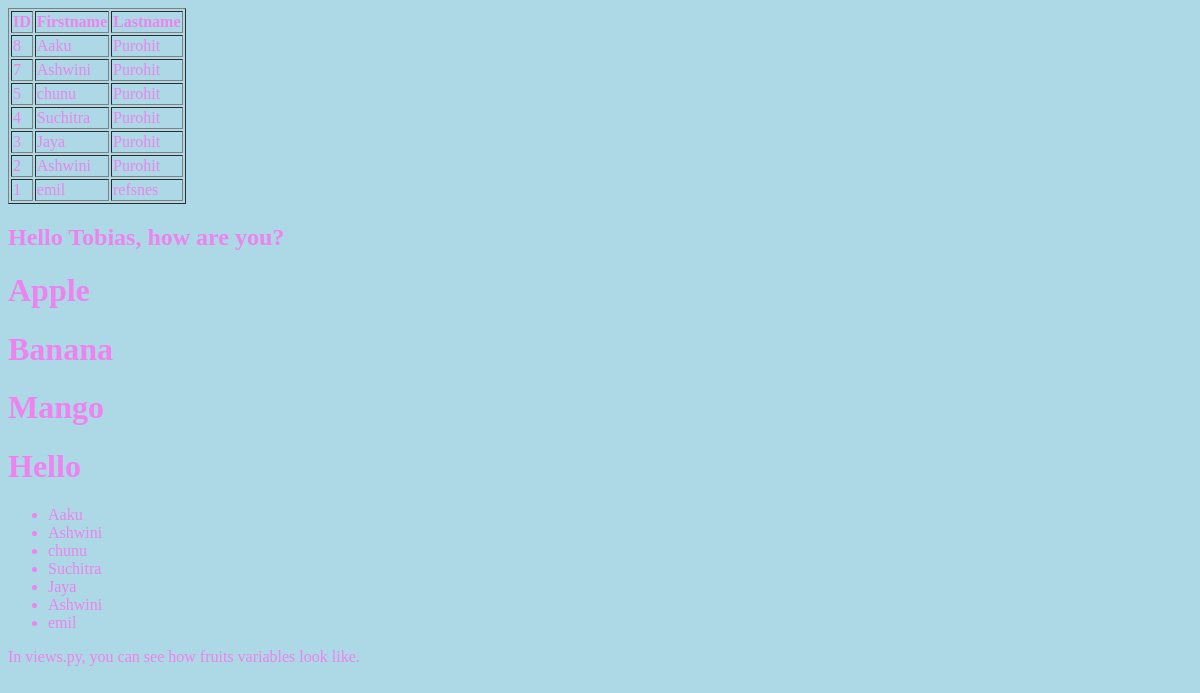
Before: /testing/ with the older database file.
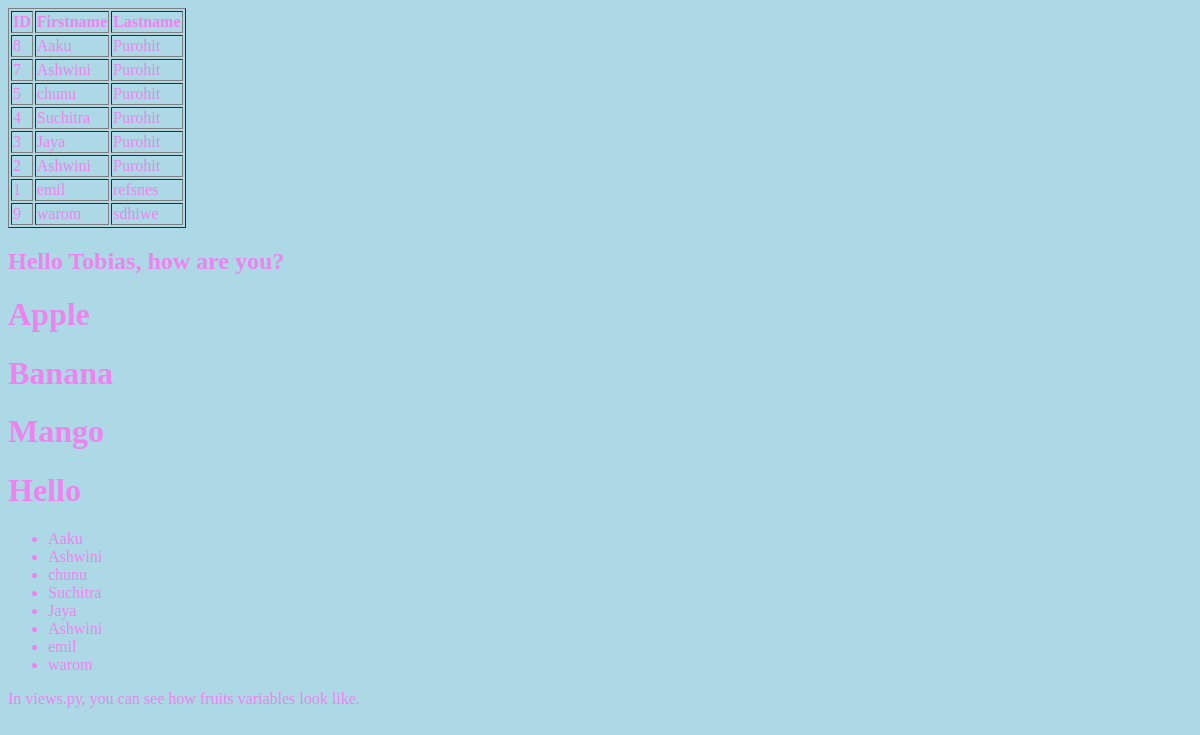
After: the same page with the newer database file.
### members/models.py (models this page shows, shortened)
class Member(models.Model):
    firstname = models.CharField(max_length=255)
    lastname = models.CharField(max_length=255)
    phone = models.IntegerField(null=True)
    joined_date = models.DateField(null=True)
    slug = models.SlugField(default="", null=False)

### members/views.py (the view)
# urls.py: path("testing/", views.testing10, name="testing"),
def testing10(request):
    mymembers = Member.objects.all().order_by("lastname", "-id")
    return render(request, "template.html", {
        "mymembers": mymembers,
        "fruits": ["Apple", "Banana", "Mango"],
        "greeting": 1,
    })

### members/templates/template.html
{% load static %}
{% load static %}
<!DOCTYPE html>
<html>
<link rel="stylesheet" href="{% static 'myglobal.css' %}">
<head>
    <link rel="stylesheet" href="{% static 'myfirst.css' %}">
</head>
<body>
<table border="1">
    <tr>
        <th>ID</th>
        <th>Firstname</th>
        <th>Lastname</th>
    </tr>
    {% for x in mymembers %}
    <tr>
        <td>{{ x.id }}</td>
        <td>{{ x.firstname }}</td>
        <td>{{ x.lastname }}</td>
    </tr>
    {% endfor %}
</table>
{% with firstname="Tobias" %}
<h2>Hello {{ firstname }}, how are you?</h2>
{% for x in fruits %}
<h1>{{ x }}</h1>
{% endfor %}
{% if greeting == 1 %}
<h1>Hello</h1>
{% else %}
<h1>Bye</h1>
{% endif %}
<ul>
{% for x in mymembers %}
    <li>{{ x.firstname }}</li>
{% endfor %}
</ul>
<p>In views.py, you can see how fruits variables look like.</p>
{% endwith %}
</body>
</html>

Changed rows visible on the page:
added Member: id "9", firstname "warom", lastname "sdhiwe"
